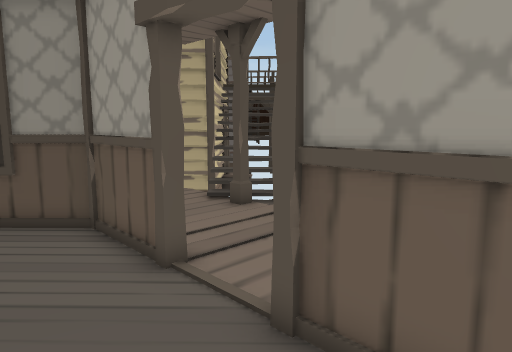
[1] (above)

14 first-person views from a walk through a scene from a Unity 3-D project. The camera is 1.3 m above the floor, tilts 8° down and sees 70° across. Doors are open. The floor is counted in squares, 0.5 m on a side. Each view is taken from the middle of a square. On the plan, view 1 faces up. The plan holds only what a view shows up to about 20 squares ahead; the rest is blank. The place goes on beyond the plan. The player is left out.

[2]
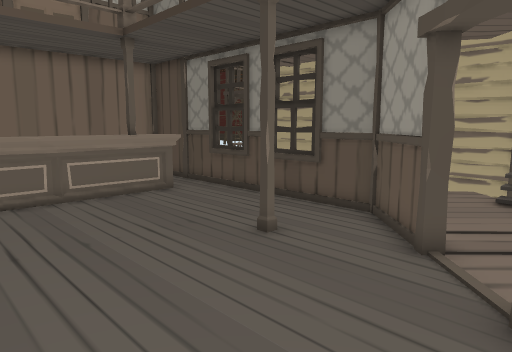

[3]
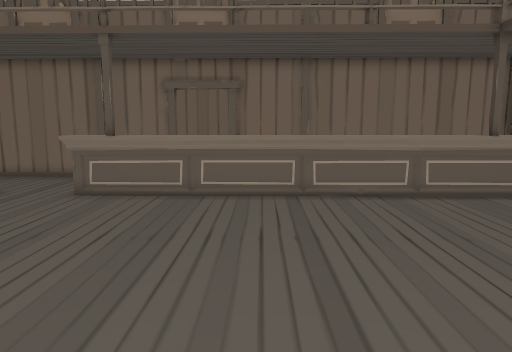

[4]
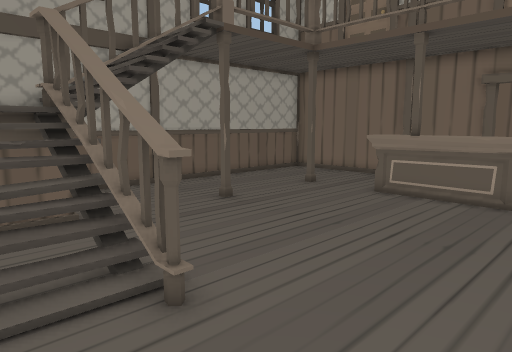

[5]
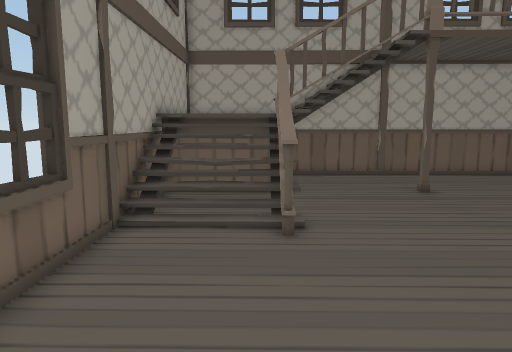

[6]
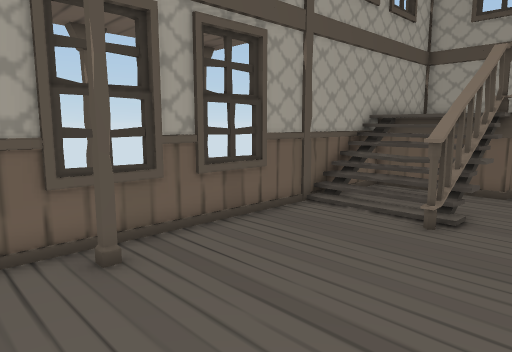

[7]
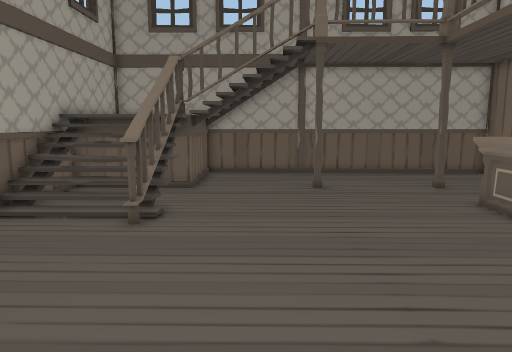

[8]
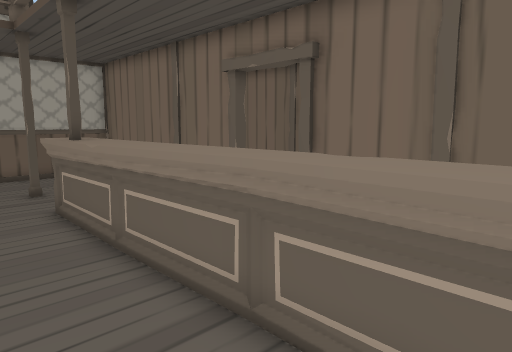

[9]
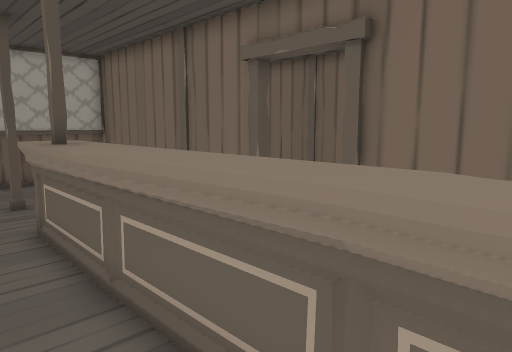

[10]
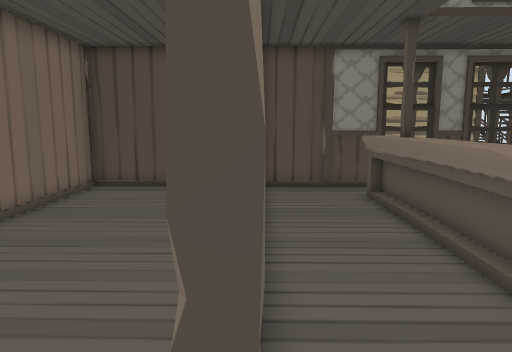

[11]
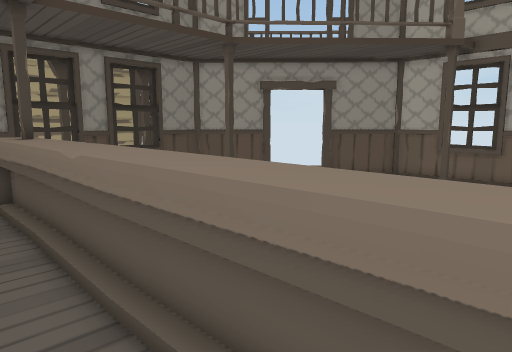

[12]
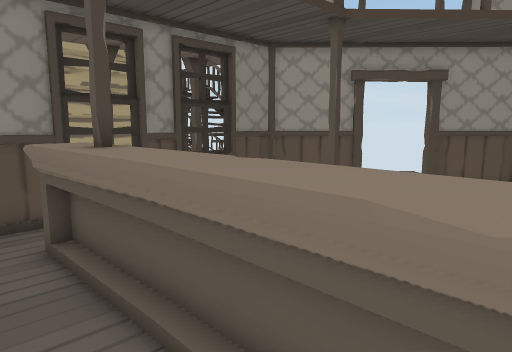

[13]
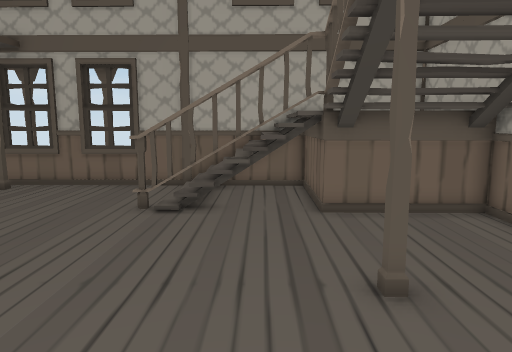

[14]
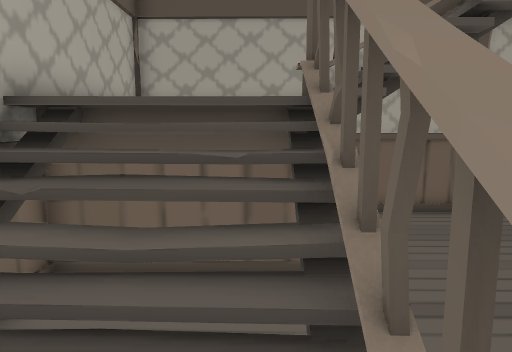

### Floor plan
Key: @ floor where view 1 was taken; # wall or solid block; x gap in a wall; . main floor; : floor 1.5 m higher than the main floor; / step, stairs or slope; D open door; = window, fence, low wall or low ledge; ^ raised ledge.
Columns run from 24 left of view 1 to 3 right of it. Each row starts with its distance up from view 1.
 20                       D
 19                       #//
 18                        //
 17                        //
 16                        //
 15                        //
 14                     #.///
 13                      .../
 12                      ...x
 11                      ....
 10             #=        ...
  9 ####   #########==### ...
  8 #...   #............##...
  7 #....  #...^^........###.
  6 #....  #...^^.........#D.
  5 #....  #...^^...........D
  4 #....  #...^^...........##
  3  ..... #...^^............##
  2  ..... #...^^...........  ##
  1   .... #...^^..............#
  0   .....#...^^...........@..#
 -1    ....#...^^..............=
 -2     ...#...^^..............=
 -3        #   ^^..............#
 -4        #   ^^..............=
 -5            ^^..............=
 -6        . . ^^..............#
 -7        #   ^^..............#
 -8        #   ^^.........x....#
 -9 #      #   ^^.........#////#
-10 #      #   ^^.........#////#
-11 #      # .............#////#
-12 #      #..............#////#
-13 #      #.............#^    #
-14        #............ /:   ##
-15        #............//    #
-16        #............//:   #
-17        #............//:   #
-18        ####################

Where each view was taken, in squares from view 1:
view 1: 0 up, 0 right, facing up
view 2: 1 down, 1 right, facing up-left
view 3: 3 down, 1 right, facing left
view 4: 3 down, 1 right, facing down-left
view 5: 1 up, 1 left, facing down
view 6: 2 up, 5 left, facing down-right
view 7: 2 up, 5 left, facing down
view 8: 2 up, 9 left, facing down-left
view 9: 0 up, 10 left, facing down-left
view 10: 6 down, 17 left, facing up
view 11: 6 down, 15 left, facing up-right
view 12: 1 down, 15 left, facing up-right
view 13: 11 down, 13 left, facing right
view 14: 7 down, 1 left, facing down
